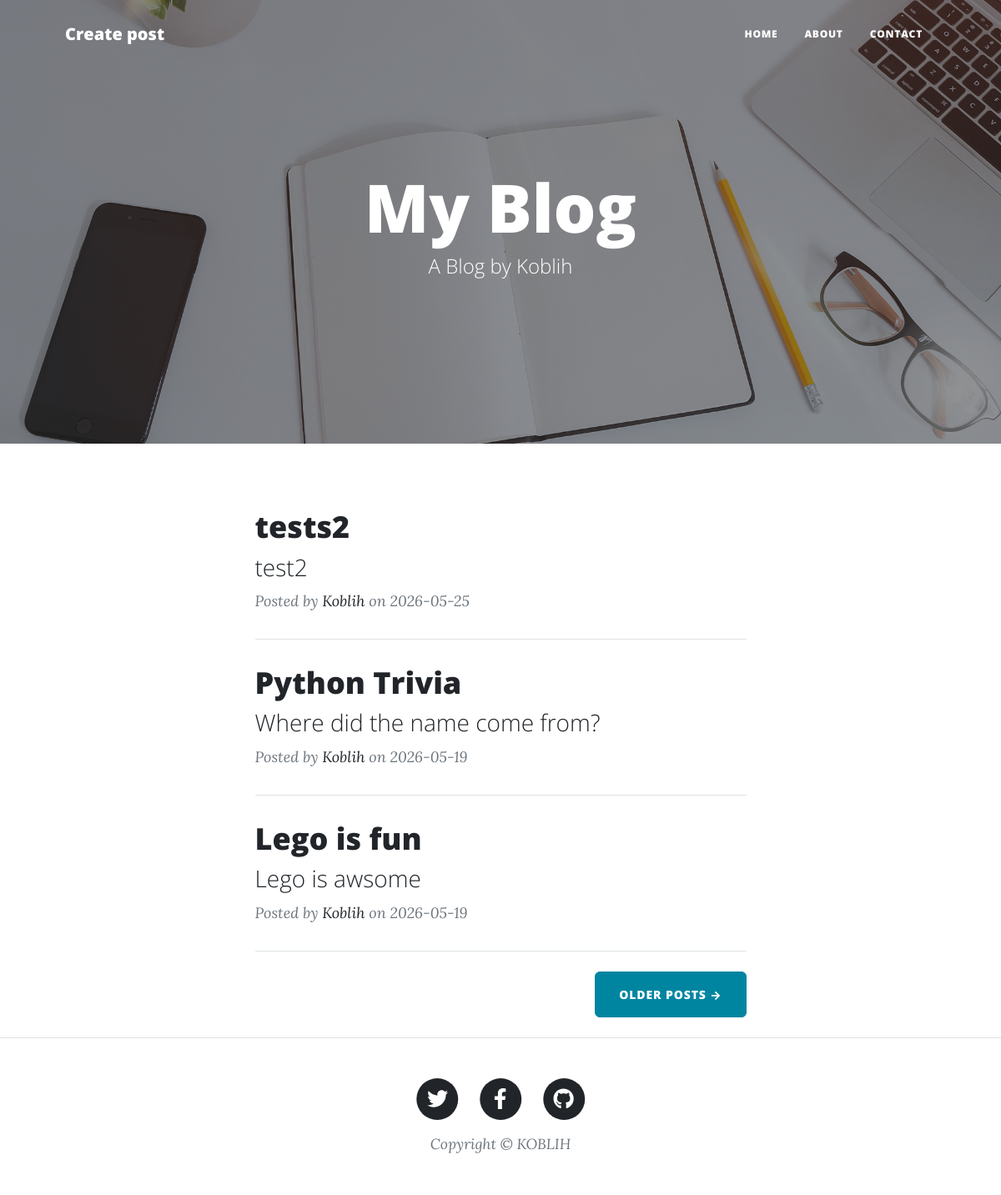
The page / on the database its author committed.
### main.py (models this page shows)
class BlogPost(db.Model):
    id:Mapped[int] = mapped_column(Integer, primary_key=True)
    title:Mapped[str] = mapped_column(String(255), nullable=False, unique=True)
    subtitle:Mapped[str] = mapped_column(String(255), nullable=False, unique=True)
    body:Mapped[str] = mapped_column(Text, nullable=False, unique=True)
    date:Mapped[str] = mapped_column(String(10), nullable=False)
    author:Mapped[str] = mapped_column(String(255), nullable=False)
    img_url:Mapped[str] = mapped_column(String(255))

### main.py (the view)
@app.route('/')
def home():
    blog_posts = db.session.execute(db.select(BlogPost)).scalars().all()
    return render_template('index.html', posts=blog_posts[:-4:-1])

### templates/index.html (shortened to what this page needs)
{% extends 'base.html' %}
{% block content %}
    <header class="masthead" style="background-image: url('../static/assets/img/home-bg.jpg')">
        <div class="container position-relative px-4 px-lg-5">
            <div class="row gx-4 gx-lg-5 justify-content-center">
                <div class="col-md-10 col-lg-8 col-xl-7">
                    <div class="site-heading">
                        <h1>My Blog</h1>
                        <span class="subheading">A Blog by Koblih</span>
                    </div>
                </div>
            </div>
        </div>
    </header>
    <div class="container px-4 px-lg-5">
        <div class="row gx-4 gx-lg-5 justify-content-center">
            <div class="col-md-10 col-lg-8 col-xl-7">
                {% for post in posts %}
                <div class="post-preview">
                    <a href="{{ url_for('blog_post_detail', post_id=post.id) }}">
                        <h2 class="post-title">{{ post.title }}</h2>
                        <h3 class="post-subtitle">{{ post.subtitle }}</h3>
                    </a>
                    <p class="post-meta">
                        Posted by
                        <a href="{{ url_for('about_author') }}">{{ post.author }}</a>
                        on {{ post.date }}
                    </p>
                </div>
                <hr class="my-4" />
                {% endfor %}
                <div class="d-flex justify-content-end mb-4"><a class="btn btn-primary text-uppercase" href="#!">Older Posts →</a></div>
            </div>
        </div>
    </div>
{% endblock %}

### templates/base.html (shortened to what this page needs)
<!DOCTYPE html>
<html lang="en">
    <head>
        {% block styles %}
        <link href="https://cdn.jsdelivr.net/npm/bootstrap@5.3.8/dist/css/bootstrap.min.css" rel="stylesheet">
        {{ bootstrap.load_css() }}
        <link
                rel="stylesheet"
                href="{{ url_for('static', filename='css/styles.css') }}"
        />
        {% endblock %}
    </head>
    <body>
        <nav class="navbar navbar-expand-lg navbar-light" id="mainNav">
            <div class="container px-4 px-lg-5">
                <a class="navbar-brand" href="{{ url_for('create_blog') }}">Create post</a>
                <div class="collapse navbar-collapse" id="navbarResponsive">
                    <ul class="navbar-nav ms-auto py-4 py-lg-0">
                        <li class="nav-item"><a class="nav-link px-lg-3 py-3 py-lg-4" href="{{ url_for('home') }}">Home</a></li>
                        <li class="nav-item"><a class="nav-link px-lg-3 py-3 py-lg-4" href="{{ url_for('about_author') }}">About</a></li>
                        <li class="nav-item"><a class="nav-link px-lg-3 py-3 py-lg-4" href="{{ url_for('contact') }}">Contact</a></li>
                    </ul>
                </div>
            </div>
        </nav>
        {% block content %}{% endblock %}
        <footer class="border-top">
            <div class="container px-4 px-lg-5">
                <div class="row gx-4 gx-lg-5 justify-content-center">
                    <div class="col-md-10 col-lg-8 col-xl-7">
                        <ul class="list-inline text-center">
                            <li class="list-inline-item">
                                <a href="#!">
                                    <span class="fa-stack fa-lg">
                                        <i class="fas fa-circle fa-stack-2x"></i>
                                        <i class="fab fa-twitter fa-stack-1x fa-inverse"></i>
                                    </span>
                                </a>
                            </li>
                            <li class="list-inline-item">
                                <a href="#!">
                                    <span class="fa-stack fa-lg">
                                        <i class="fas fa-circle fa-stack-2x"></i>
                                        <i class="fab fa-facebook-f fa-stack-1x fa-inverse"></i>
                                    </span>
                                </a>
                            </li>
                            <li class="list-inline-item">
                                <a href="#!">
                                    <span class="fa-stack fa-lg">
                                        <i class="fas fa-circle fa-stack-2x"></i>
                                        <i class="fab fa-github fa-stack-1x fa-inverse"></i>
                                    </span>
                                </a>
                            </li>
                        </ul>
                        <div class="small text-center text-muted fst-italic">Copyright &copy; KOBLIH</div>
                    </div>
                </div>
            </div>
        </footer>
    </body>
</html>

### rows shown on the page
BlogPost: title "tests2", subtitle "test2", author "Koblih", date "2026-05-25"
BlogPost: title "Python Trivia", subtitle "Where did the name come from?", author "Koblih", date "2026-05-19"
BlogPost: title "Lego is fun", subtitle "Lego is awsome", author "Koblih", date "2026-05-19"
